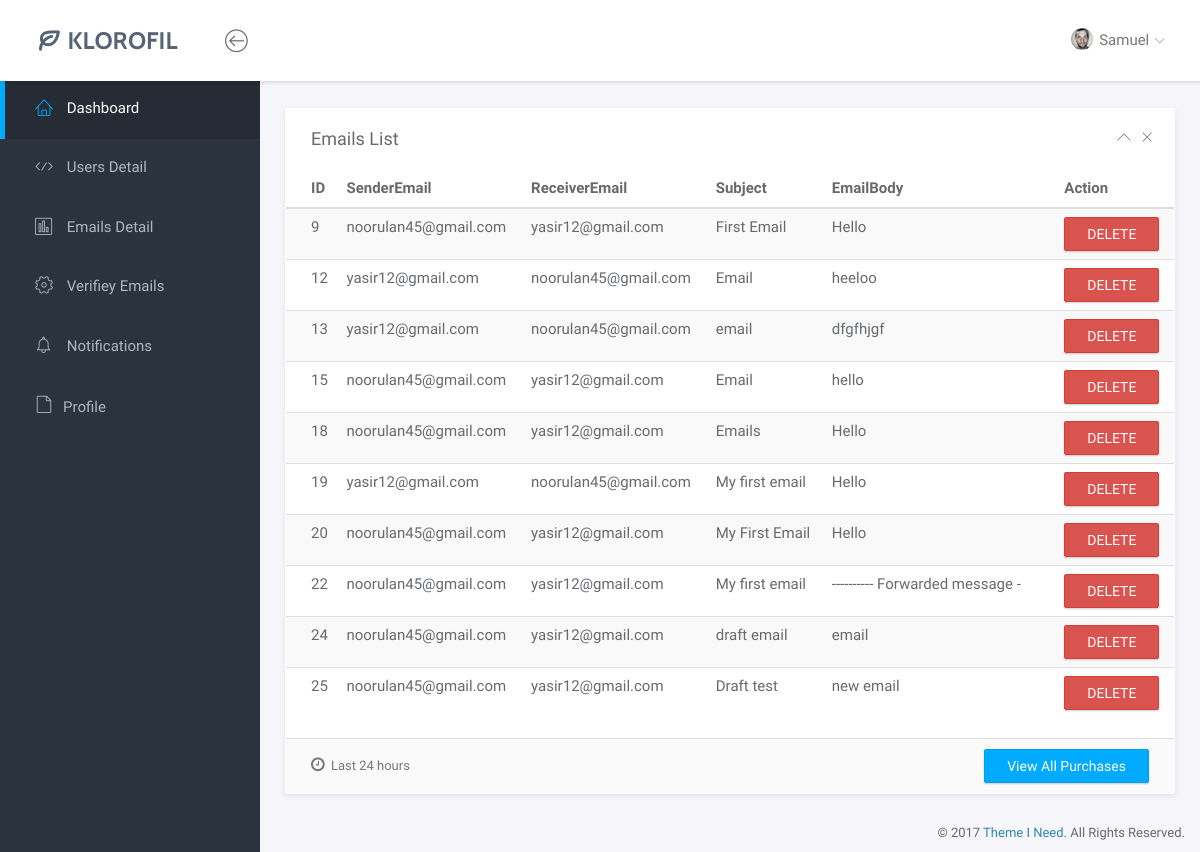
The app's page /admin-panel/emails.php, older data.
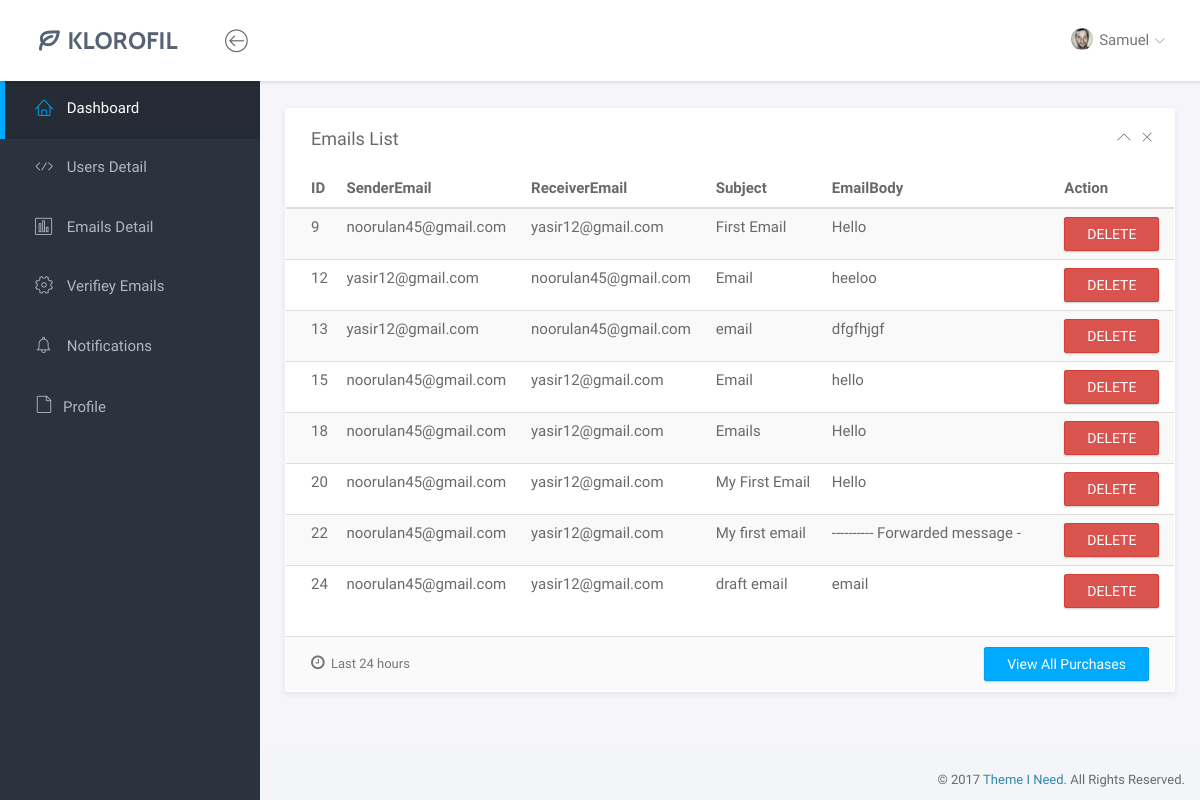
The same page, newer data.
### tables this page shows
CREATE TABLE `emails` (
  `id` int(11) NOT NULL,
  `senderID` int(11) NOT NULL,
  `senderEmail` varchar(250) NOT NULL,
  `emailSubject` mediumtext NOT NULL,
  `emailBody` longtext NOT NULL,
  `receiverID` int(11) NOT NULL,
  `receiverEmail` varchar(250) NOT NULL,
  `date` varchar(50) NOT NULL DEFAULT current_timestamp(),
  `time` varchar(50) NOT NULL,
  `read_status` int(1) NOT NULL DEFAULT 0,
  `spam` int(1) NOT NULL DEFAULT 0
);

### admin-panel/emails.php (the view, shortened to what this page needs)
<?php include ('header.php')  ?>
<?php include ('sidebar.php')  ?>
		<div class="main">
			<div class="main-content">
				<div class="container-fluid">
                    <div class="row">
                    <div class="col-md-12">
							<div class="panel">
								<div class="panel-heading">
									<h3 class="panel-title">Emails List</h3>
									<div class="right">
										<button type="button" class="btn-toggle-collapse"><i class="lnr lnr-chevron-up"></i></button>
										<button type="button" class="btn-remove"><i class="lnr lnr-cross"></i></button>
									</div>
								</div>
								<div class="panel-body no-padding">
									<table class="table table-striped">
										<thead>
											<tr>
												<th>ID</th>
												<th>SenderEmail</th>
												<th>ReceiverEmail</th>
												<th>Subject</th>
												<th>EmailBody</th>
												<th>Action</th>
											</tr>
										</thead>
										<tbody>
										<?php
                                        include ('support/connection.php');
										$select = "SELECT * FROM emails";
										$result = mysqli_query($con, $select);
									    while($row = $result->fetch_assoc()){ ?>
											<tr>
												<td><?php echo $row['id']  ?></td>
												<td><?php echo $row['senderEmail']  ?></td>
												<td><?php echo $row['receiverEmail']  ?></td>
												<td><?php echo $row['emailSubject']  ?></td>
												<td><?php echo substr($row['emailBody'],0,30)  ?></td>
												<td><a class="text-secondary btn btn-danger" href="support/delEmails.php?id=<?php echo $row['id'] ?>" >DELETE</a></td>
											</tr>
										<?php
										}
										?>
										</tbody>
									</table>
								</div>
								<div class="panel-footer">
									<div class="row">
										<div class="col-md-6"><span class="panel-note"><i class="fa fa-clock-o"></i> Last 24 hours</span></div>
										<div class="col-md-6 text-right"><a href="#" class="btn btn-primary">View All Purchases</a></div>
									</div>
								</div>
							</div>
						</div>
                    </div>
				</div>
			</div>
		</div>
        <?php include ('footer.php') ?>

Row changes from the older to the newer data that the page shows:
removed emails: id "19", senderEmail "yasir12@gmail.com", receiverEmail "noorulan45@gmail.com", emailSubject "My first email", emailBody "Hello"
removed emails: id "25", senderEmail "noorulan45@gmail.com", receiverEmail "yasir12@gmail.com", emailSubject "Draft test", emailBody "new email"
